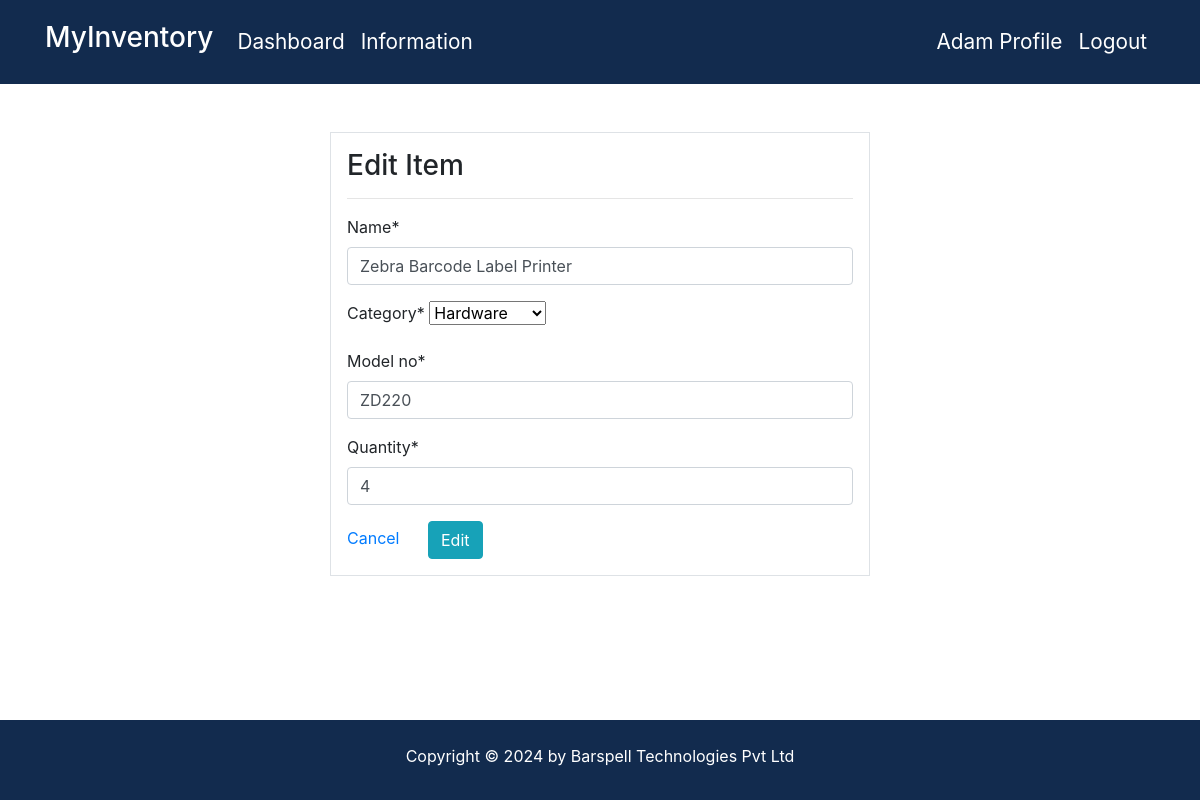
The page /product/update/15/ (signed in) on the database its author committed.
### dashboard/models.py (models this page shows, shortened)
class Product(models.Model):
  name = models.CharField(max_length = 100, null = True)
  model_no = models.CharField(max_length = 200, null = True)
  category = models.CharField(max_length = 20,choices = CATEGORY, null = True)
  quantity = models.PositiveIntegerField(null = True)

### dashboard/views.py (the view)
# urls.py: path('product/update/<int:pk>/', views.product_update, name = 'dashboard-product-update'),
@login_required
def product_update(request, pk):
    item = Product.objects.get(id=pk)
    if request.method == 'POST':
        form = ProductForm(request.POST,instance=item)
        if form.is_valid():
            form.save()
            return redirect('dashboard-product')
    else:
        form = ProductForm(instance=item)
    context = {
        'form':form,
    }
    return render(request,'dashboard/product_update.html',context)

### dashboard/forms.py
class ProductForm(forms.ModelForm):
    class Meta:
        model = Product
        fields = ['name', 'category', 'model_no', 'quantity']

### dashboard/context_processors.py (called while the page is built)
def global_message(request):
    try:
        info = Message.objects.get(id=1)
        return {'global_message': info.message}
    except Message.DoesNotExist:
        return {'global_message': ''}

### templates/dashboard/product_update.html (shortened to what this page needs)
{% extends 'partials/base.html' %}
{% load crispy_forms_tags %}
{% block content %}
<div class="container">
  <div class="row">
    <div class="col-md-6 offset-md-3 mt-5">
      <div class="border bg-white p-3">
        <h3>Edit Item</h3>
        <hr />
        <form method="POST">
          {% csrf_token %} {{form|crispy}}
          <div class="">
            <a href="{% url 'dashboard-product' %}">Cancel</a>
            <input class="btn btn-info ml-4" type="submit" value="Edit" />
          </div>
        </form>
      </div>
    </div>
  </div>
</div>
<div class="position-absolute fixed-bottom">
  {% include '../partials/footer.html' %}
</div>
{% endblock %}

### templates/partials/nav.html (shortened to what this page needs)
<!DOCTYPE html>
<html lang="en">
  <head>
    <link rel="stylesheet" href="../../static/style.css" />
    <link
      rel="stylesheet"
      href="https://cdn.jsdelivr.net/npm/bootstrap@4.6.2/dist/css/bootstrap.min.css"
    />
  </head>
  <body>
    <nav class="navbar navbar-expand-lg dark-color py-3">
      {% if user.is_authenticated %}
      <div class="container">
        <a class="navbar-brand text-white" href="{% url 'dashboard-index' %}">
          <h3>MyInventory</h3>
        </a>
        <div class="collapse navbar-collapse" id="navbarSupportedContent">
          <ul class="navbar-nav">
            <li class="nav-item active">
              <a
                class="nav-link text-white nav-element"
                href="{% url 'dashboard-index' %}"
              >
                Dashboard <span class="sr-only">(current)</span></a
              >
            </li>
            <li class="nav-item active">
              <a
                class="nav-link text-white nav-element"
                href="{% url 'dashboard-information' %}"
              >
                Information <span class="sr-only">(current)</span></a
              >
            </li>
          </ul>
        </div>
        <div class="collapse navbar-collapse" id="navbarSupportedContent">
          <ul class="navbar-nav ml-auto">
            <li class="nav-item active">
              <a
                class="nav-link text-white nav-element"
                href="{% url 'user-profile' %}"
                >{{user.username}} Profile
                <span class="sr-only">(current)</span></a
              >
            </li>
            <li class="nav-item">
              <a
                class="nav-link text-white nav-element"
                href="{% url 'user-logout' %}"
                >Logout</a
              >
            </li>
          </ul>
        </div>
          {% endif %}
        </div>
    </nav>
  </body>
</html>

### static/style.css (style rules this page uses)
.dark-color { background-color: #122b4e; }

### templates/partials/nav.html (style rules this page uses)
.nav-element { font-size: 1.3rem; }
.dark-color { background-color: #122b4e; }

### rows shown on the page
Product: name "Zebra Barcode Label Printer", category "Hardware", model_no "ZD220", quantity "4"

### other values the page prints
{{ user.username }} "Adam"
